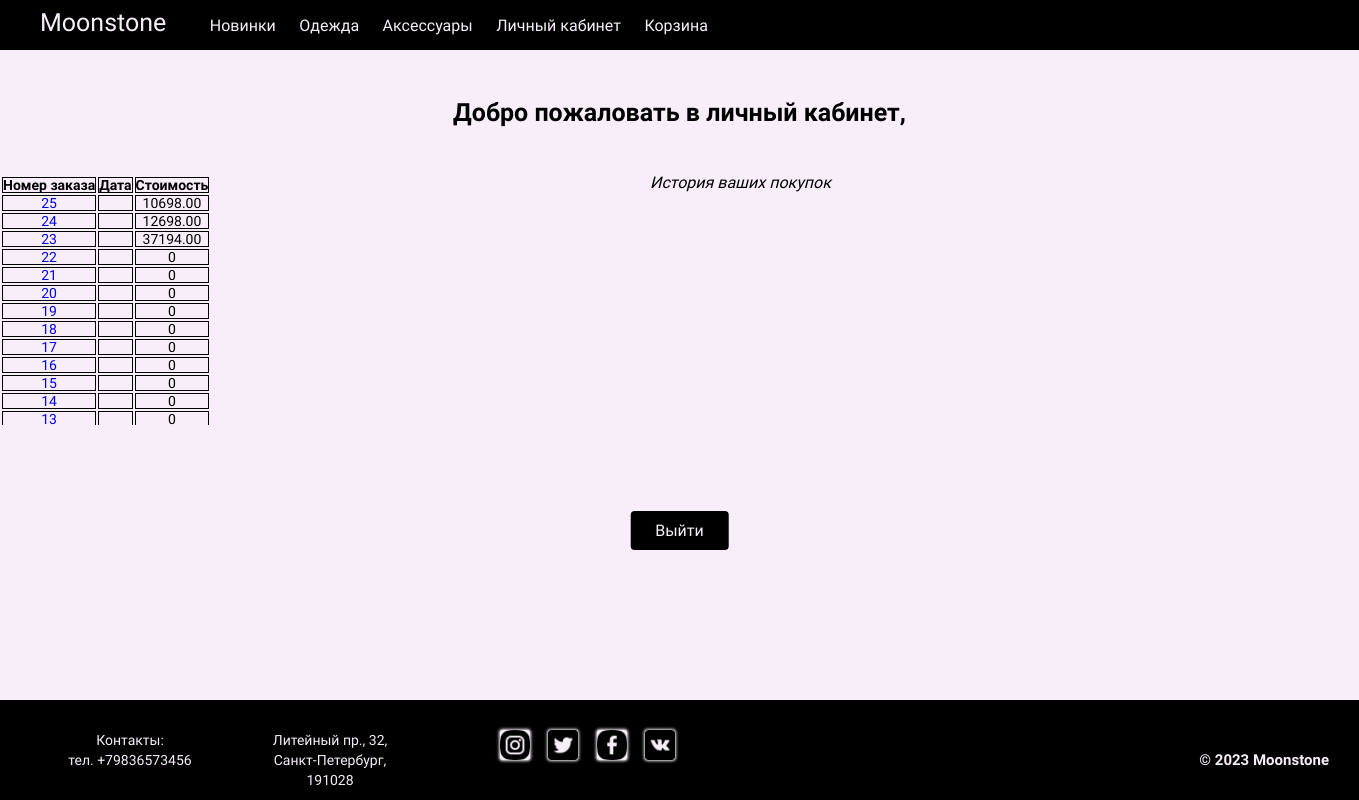
Page /account/ (signed in) on the earlier database version.
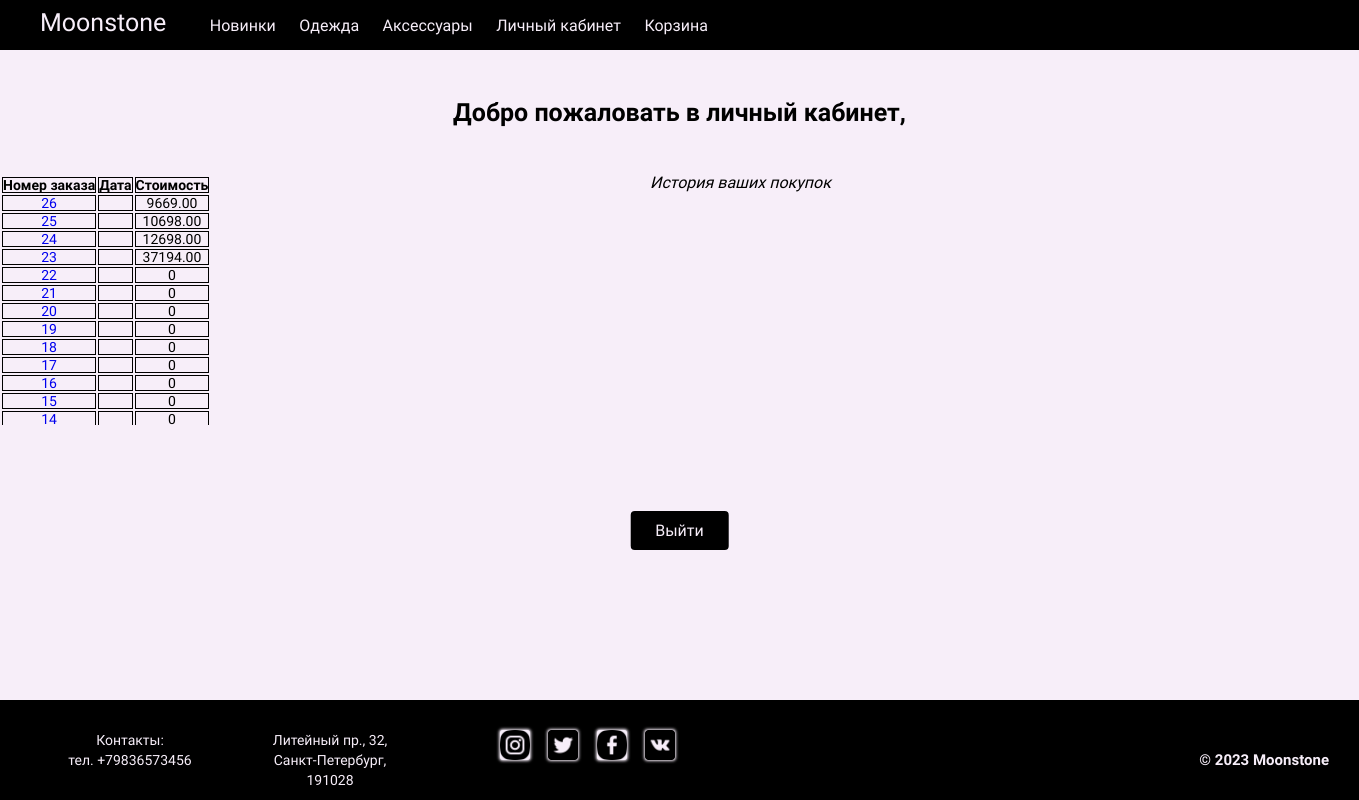
Same page on the later database version.
### shop/models.py (models this page shows, shortened)
class Order(models.Model):
    user = models.ForeignKey(User, on_delete=models.CASCADE)
    first_name = models.CharField(max_length=255)
    last_name = models.CharField(max_length=255)
    email = models.EmailField()
    address = models.CharField(max_length=255)
    postal_code = models.CharField(max_length=20)
    city = models.CharField(max_length=255)
    created = models.DateTimeField(default=timezone.now)
    updated = models.DateTimeField(auto_now=True)
    paid = models.BooleanField(default=False)
    class Meta:
        ordering = ('-created',)
    def get_total_cost(self):
        return sum(item.get_cost() for item in self.items.all())

class OrderItem(models.Model):
    order = models.ForeignKey(Order, on_delete=models.CASCADE, related_name='items')
    product = models.ForeignKey(Product, on_delete=models.CASCADE)
    price = models.DecimalField(max_digits=10, decimal_places=2)
    quantity = models.PositiveIntegerField(default=1)
    def get_cost(self):
        return self.price * self.quantity

### shop/views.py (the view)
# urls.py: path('account/', views.account_detail, name='account_detail'),
@login_required
def account_detail(request):
    orders = Order.objects.filter(user=request.user).order_by('-created')
    return render(request, 'shop/account_detail.html', {'orders': orders})

### templates/shop/account_detail.html (shortened to what this page needs)
{% extends 'shop/base.html' %}
{% load static %}
{% block content %}
  {% if user.is_authenticated %}
    <div class="account__body">
        <div class="account__hello">
            <h1>Добро пожаловать в личный кабинет, </h1>
        </div>
        <div class="account__top">
          История ваших покупок
        </div>
        <div class="account__orders">
          <table class="table">
            <thead>
              <tr>
                <th>Номер заказа</th>
                <th>Дата</th>
                <th>Стоимость</th>
              </tr>
            </thead>
            <tbody>
              {% for order in orders.all %}
              <tr>
                <td><a href="{% url 'shop:order_history' order.id %}">{{ order.id }}</a></td>
                <td>{{ order.created_at }}</td>
                <td>{{ order.get_total_cost }}</td>
              </tr>
              {% endfor %}
            </tbody>
          </table>
        </div>
        <div class="account__out">
            <form method="post" action="{% url 'shop:logout' %}">
                <button class="account__button" type="submit">Выйти</button>
              </form>
        </div>
    </div>
  {% else %}
    <p>Вы не авторизованы! <a href="{% url 'shop:login' %}">Войдите</a>, чтобы продолжить.</p>
  {% endif %}
{% endblock %}

Differences in the rows shown:
no longer on this page (row unchanged): Order: id "13", get_total_cost "0"
added Order: id "26", get_total_cost "9669.00"
